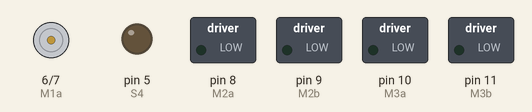
Simulated run of this sketch. Board: Arduino Uno, built with avr-gcc and run on an emulated ATmega328P. Shown: motor-driver pin pairs drawn as motors (green arrow = first pin HIGH = forward, orange = second pin HIGH = backward, longer = more drive), switched loads named in the sketch (green lamp = pin HIGH), output pins drawn as LEDs (lit = HIGH). Pins used as bus, display or sensor lines are not drawn.

Above: at 0.5 s.
At 18.8 s:
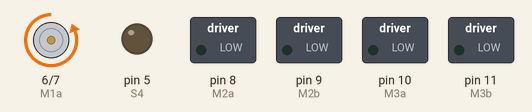
At 43.7 s:
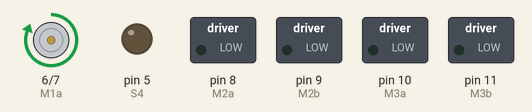
Timing chart, 0 to 44.9 s (numbered marks = the images above):
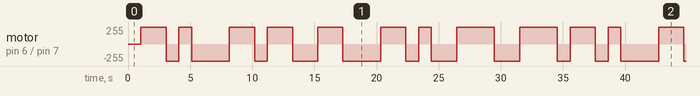

The sketch:

Let_It_Go_ProgramTestBox.ino
```cpp
/*
Team 5 - Let It Go

Written By: Justin Law

*/

int S1 = 2; //solenoid 1 (leftmost red led) connected to digital pin2
int S2 = 3; //solenoid 2 (red led) connected to digital pin3
int S3 = 4; //solenoid 3 (red led) connected to digital pin4
int S4 = 5; //solenoid 4 (red led) connected to digital pin5
int M1a = 6; // pin6, motor 1, direction 1: leftmost green led (on top)
int M1b = 7; // pin7, motor 1, direction 2: leftmost yellow led (on bottom)
int M2a = 8; // pin8, motor 2, direction 1: middle green led (on top)
int M2b = 9; // pin9, motor 2, direction 2: middle yellow led (on bottom)
int M3a = 10;//pin10, motor 3, direction 1: rightmost green led (on top)
int M3b = 11;//pin11, motor 3, direction 2: rightmost yellow led (on bottom)
int SW1 = 12;//pin12, switch1 input
int SW2 = 13;//pin13, switch2 input

void setup()
{
  // initialize all the digital pins to be outputs:
  pinMode(S1, OUTPUT);
  pinMode(S2, OUTPUT);
  pinMode(S3, OUTPUT);
  pinMode(S4, OUTPUT);
  pinMode(M1a, OUTPUT);
  pinMode(M1b, OUTPUT);
  pinMode(M2a, OUTPUT);
  pinMode(M2b, OUTPUT);
  pinMode(M3a, OUTPUT);
  pinMode(M3b, OUTPUT);
  pinMode(SW1, INPUT);  // switch
  pinMode(SW2, INPUT);  // switch
}

void loop()
{
pulse_out(S1,5);
motor_on(1,1);
pulse_out(S1,10);
motor_on(1,2);
pulse_out(S1,5);
motor_on(1,1);
pulse_out(S1,5);
motor_on(1,2);
pulse_out(S1,15);
motor_on(1,1);
pulse_out(S1,10);
motor_on(1,2);
pulse_out(S1,5);
motor_on(1,1);
pulse_out(S1,10);
motor_on(1,2);
pulse_out(S1,10);
motor_on(1,1);
pulse_out(S1,10);
motor_on(1,2);
pulse_out(S1,15);
motor_on(1,1);
pulse_out(S1,10);
motor_on(1,2);
pulse_out(S1,5);
motor_on(1,1);
pulse_out(S1,5);
motor_on(1,2);
pulse_out(S1,10);
motor_on(1,1);
pulse_out(S1,15);
motor_on(1,2);
pulse_out(S1,10);
motor_on(1,1);
pulse_out(S1,15);
motor_on(1,2);
}

//Solenoid starts active, turns off then back on
void pulse_out(int numb, int duration){
  // This function will pulse a solenoid by releasing it from the active state (pulled in)
  //  for a short period of time and then returning it to the active state (pulled in)
  //  and then wait for the desired duration time (duration# * 200 mSec)
  digitalWrite(numb, LOW);
  delay(30);
  digitalWrite(numb, HIGH);
  delay(duration*200);
}

//Turn pecified motor on
void motor_on(int motor_numb, int motor_dir)
  {
  // This function will turn one of the motors on in the direction specified
  //  note: you do not need to call the motor_off() function to instantaneously change the direction of the
  //  of the same motor, just call motor_on() with the new desired direction.
  if (motor_numb < 1 || motor_numb > 3) { // a check to see if the input is correct, if it's not then the program will flash all the lights
    error_flash(11);
  }
  if (motor_dir == 1) {
    digitalWrite(motor_numb*2+4, HIGH);
    digitalWrite(motor_numb*2+5, LOW);
  }
  else if (motor_dir == 2) {
    digitalWrite(motor_numb*2+4, LOW);
    digitalWrite(motor_numb*2+5, HIGH);
  }
  else { // a check on the motor_dir value, if it's not a 1 or a 2 then it will flash all the red lights
    error_flash(5);
  }
}

//Turn motor off
void motor_off(int motor_numb){
  // This function will turn off one of the motors
  //  note: you do not need to call the motor_off() function to instantaneously change the direction of the
  //  of the same motor, just call motor_on() with the new desired direction.
  if (motor_numb < 1 || motor_numb > 3) {
    error_flash(3); // a check on the motor_numb value, if it's not a 1 or 2 or 3 then it will flash 3 red lights
  }
  digitalWrite(motor_numb*2+4, LOW);
  digitalWrite(motor_numb*2+5, LOW);
}

//All lights will flash if an error is found
void error_flash(int numb) {
  // this function will
  int i;
  // if the initial error code is out of range then set it to flash all LEDs
  if ((numb > 11) || (numb<1)) {
    numb = 11;
  }
  for (i=2;i<=12;i++) {
    digitalWrite(i,LOW);
  }
  while (1==1) { // endless loop for flashing the lights
    for (i=2;i<=numb+1;i++) {
      digitalWrite(i,HIGH);
    }
    delay(200);
    for (i=2;i<=numb+1;i++) {
      digitalWrite(i,LOW);
    }
    delay(200);
  }
}
```
